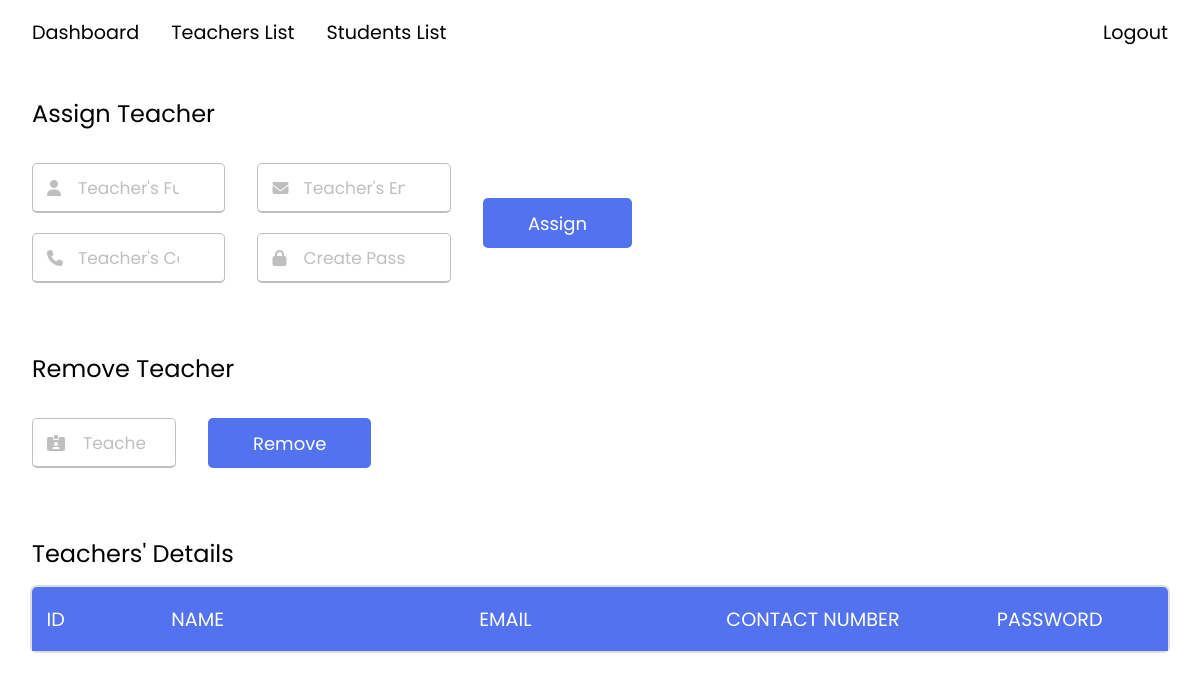
Page /php/adminTeacher.php on the earlier database version.
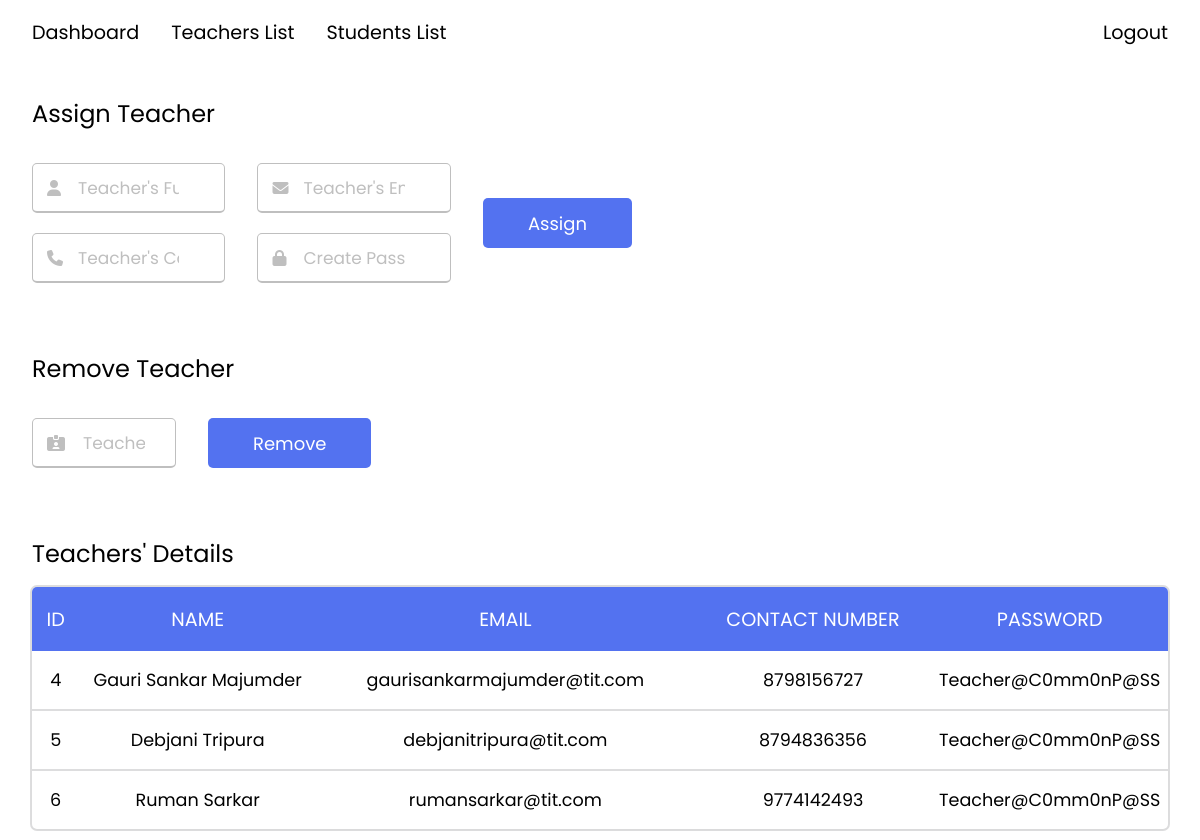
Same page on the later database version.
### tables this page shows
CREATE TABLE `teachers` (
  `teacher_id` int(255) NOT NULL,
  `user_id` int(255) NOT NULL,
  `teacher_name` varchar(255) NOT NULL,
  `teacher_phone` varchar(255) NOT NULL
);

CREATE TABLE `user` (
  `user_id` int(10) NOT NULL,
  `user_type_id` int(10) NOT NULL DEFAULT 1,
  `email` varchar(255) NOT NULL,
  `password` varchar(255) NOT NULL,
  `security_question` varchar(255) DEFAULT NULL,
  `security_answer` varchar(255) DEFAULT NULL
);

### php/adminTeacher.php (the view, shortened to what this page needs)
<?php
include 'database.php';
$teacherDetailFetchQuery = "SELECT teachers.teacher_id, teachers.teacher_name, teachers.teacher_phone, user.email, user.password
        FROM teachers
        INNER JOIN user ON teachers.user_id = user.user_id";
$teacherDetailResult = mysqli_query($conn, $teacherDetailFetchQuery);
?>
<!DOCTYPE html>
<html lang="en">
<head>
	<link rel="stylesheet" href="../css/admin.css">
	<link rel="stylesheet" href="https://cdnjs.cloudflare.com/ajax/libs/font-awesome/6.5.1/css/all.min.css">
</head>
<body>
	<p class="chart-header">Assign Teacher</p>
	<div class="container">
		<div class="form-left">
			<form action="../php/assignTeacher.php" method="post">
				<div class="left">
					<div class="field name">
						<div class="input-area">
							<input type="text" name="teacher_name" id="#" placeholder="Teacher's Full Name" required>
							<i class="icon fas fa-user"></i>
						</div>
					</div>
					<div class="field phone">
						<div class="input-area">
							<input type="text" name="teacher_phone" id="#" placeholder="Teacher's Contact Number" required>
							<i class="icon fas fa-phone"></i>
						</div>
					</div>
				</div>
				<div class="right">
					<div class="field email">
						<div class="input-area">
							<input type="email" name="email" id="#" placeholder="Teacher's Email Address" required>
							<i class="icon fas fa-envelope"></i>
						</div>
					</div>
					<div class="field password">
						<div class="input-area">
							<input type="password" name="password" id="#" placeholder="Create Password" required>
							<i class="icon fas fa-lock"></i>
						</div>
					</div>
				</div>
				<input type="submit" value="Assign">
			</form>
		</div>
	</div>
	<p class="chart-header">Remove Teacher</p>
	<div class="container">
		<div class="form-right">
			<form action="../php/removeTeacher.php" method="post">
				<div class="field id">
					<div class="input-area">
						<input type="text" name="remove_id" id="#" placeholder="Teacher's ID" required>
						<i class="icon fas fa-id-card-clip"></i>
					</div>
				</div>
				<input type="submit" name="remove_teacher" value="Remove">
			</form>
		</div>
	</div>
	<p class="chart-header">Teachers' Details</p>
	<div class="teacher-table">
		<div class="column id">ID</div>
		<div class="column name">NAME</div>
		<div class="column email">EMAIL</div>
		<div class="column phone">CONTACT NUMBER</div>
		<div class="column password">PASSWORD</div>
		<?php
		$i = 0;
		$num_rows = mysqli_num_rows($teacherDetailResult);
		while ($row = mysqli_fetch_assoc($teacherDetailResult)) {
			$i++;
			echo '<div class="data id' . ($i === $num_rows ? ' last-row' : '') . '"><p>' . $row['teacher_id'] . '</p></div>';
			echo '<div class="data name' . ($i === $num_rows ? ' last-row' : '') . '"><p>' . $row['teacher_name'] . '</p></div>';
			echo '<div class="data email' . ($i === $num_rows ? ' last-row' : '') . '"><p>' . $row['email'] . '</p></div>';
			echo '<div class="data phone' . ($i === $num_rows ? ' last-row' : '') . '"><p>' . $row['teacher_phone'] . '</p></div>';
			echo '<div class="data password' . ($i === $num_rows ? ' last-row' : '') . '"><p>' . $row['password'] . '</p></div>';
		}
		?>
	</div>
</body>
</html>

Differences in the rows shown:
added teachers: teacher_id "4", teacher_name "Gauri Sankar Majumder", user.email "gaurisankarmajumder@tit.com", teacher_phone "8798156727", user.password "Teacher@C0mm0nP@SS"
added teachers: teacher_id "5", teacher_name "Debjani Tripura", user.email "debjanitripura@tit.com", teacher_phone "8794836356", user.password "Teacher@C0mm0nP@SS"
added teachers: teacher_id "6", teacher_name "Ruman Sarkar", user.email "rumansarkar@tit.com", teacher_phone "9774142493", user.password "Teacher@C0mm0nP@SS"
